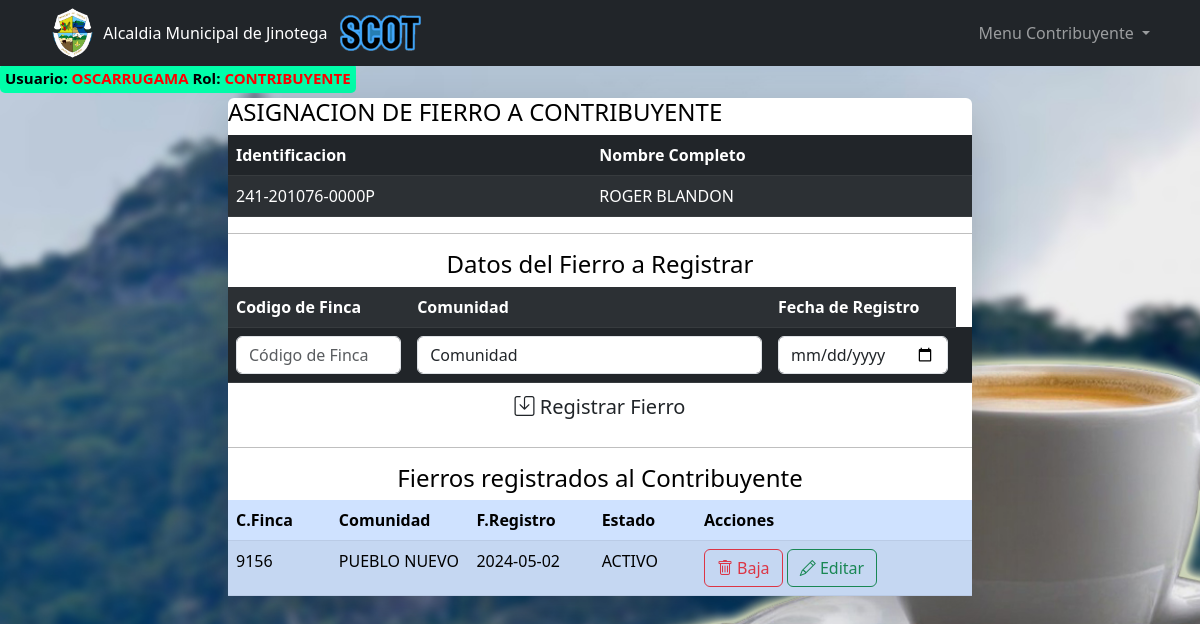
Page /pages/fierros/fierros.php?id=241-201076-0000P (signed in) on the committed database.
### tables this page shows
CREATE TABLE IF NOT EXISTS `usuarios` (
  `idUsuario` int(11) NOT NULL AUTO_INCREMENT,
  `usuario` varchar(50) NOT NULL,
  `password` varchar(100) NOT NULL,
  `rol` varchar(20) NOT NULL,
  `identificacion` varchar(30) NOT NULL,
  `nombre1` varchar(100) NOT NULL,
  `nombre2` varchar(30) DEFAULT NULL,
  `apellido1` varchar(30) NOT NULL,
  `apellido2` varchar(30) DEFAULT NULL,
  `email` varchar(100) DEFAULT NULL,
  `celular` varchar(30) NOT NULL,
  `direccion` varchar(100) DEFAULT NULL,
  `estado` varchar(1) NOT NULL DEFAULT 'A',
  PRIMARY KEY (`idUsuario`)
);

CREATE TABLE IF NOT EXISTS `fierros` (
  `codFinca` varchar(10) NOT NULL,
  `comunidad` varchar(100) DEFAULT NULL,
  `fecRegistro` date DEFAULT NULL,
  `estadoFierro` enum('ACTIVO','INACTIVO') DEFAULT 'ACTIVO',
  PRIMARY KEY (`codFinca`)
);

### pages/fierros/fierros.php (the view, shortened to what this page needs)
<?php include '../../templates/header_menu.php'; ?>
<?php
    $conexion = new Conexion();
    $conn = $conexion->conectar();
    $id = isset($_GET['id']) ? mysqli_real_escape_string($conn, $_GET['id']) : '';
    $sql = sprintf("SELECT * FROM usuarios WHERE rol = 'contribuyente' AND identificacion = '%s'", $id);
    $resultado = mysqli_query($conn, $sql);
    $contribuyentes = [];
    if ($resultado) {
        while ($row = mysqli_fetch_assoc($resultado)) {
            $contribuyentes[] = $row;
        }
    }
    $sqlTributo = sprintf("SELECT F.* FROM Fierros F JOIN Tributos T ON F.codFinca = T.codEntidad WHERE  identificacion = '%s'", $id);
    $resultado = mysqli_query($conn, $sqlTributo);
    $tributos = [];
    if ($resultado) {
        while ($row = mysqli_fetch_assoc($resultado)) {
            $tributos[] = $row;
        }
    }
    $sqlComunidad = sprintf("SELECT * FROM barrios WHERE tipoBarrio = 'COMUNIDAD'", $id);
    $resultado = mysqli_query($conn, $sqlComunidad);
    $comunidades = [];
    if ($resultado) {
        while ($row = mysqli_fetch_assoc($resultado)) {
            $comunidades[] = $row;
        }
    }
?>
<div class="container d-flex justify-content-center align-items-center full-height mt-2">
    <div class="col-md-8 shadow-lg bg-white rounded">
    <h4>ASIGNACION DE FIERRO A CONTRIBUYENTE</h4>
    <form action="registrar.php" method="POST">
        <table class="mt-2 mb-0 table table-dark table-striped">
            <thead>
                <tr>
                    <th>Identificacion</th>
                    <th>Nombre Completo</th>
                </tr>
            </thead>
            <tbody>
                <?php foreach ($contribuyentes as $contribuyente): ?>
                <tr>
                    <td id="ident"><?php echo htmlspecialchars($contribuyente['identificacion']); ?></td>
                    <td><?php echo htmlspecialchars($contribuyente['nombre1']); ?> <?php echo htmlspecialchars($contribuyente['apellido1']); ?></td>
                </tr>
                <?php endforeach; ?>
            </tbody>
        </table>
        <hr><h4 class="text-center">Datos del Fierro a Registrar</h4>
        <table class="mt-2 mb-0 table table-dark table-striped">
            <tbody>
                <tr>
                    <th class="col-md-3">Codigo de Finca</th>
                    <th class="col-md-6">Comunidad</th>
                    <th class="col-md-6">Fecha de Registro</th>
                </tr>
                <tr>
                    <td class="col-md-1"><input id="codFinca" name="codFinca" type="text" class="form-control" placeholder="Código de Finca" required></td>
                    <td class="col-md-1">
                        <select id="comunidad" name="comunidad" class="form-control">
                            <?php foreach ($comunidades as $comunidad): ?>
                                <option value="" hidden>Comunidad</option>
                            <?php endforeach; ?>
                        </select>
                    </td>
                    <td class="col-md-4"><input id="fecRegistro" name="fecRegistro" type="date" class="form-control" placeholder="Fecha de Registro"></td>
                    <td><input id="id" name="id" type="text" class="form-control" hidden></td>
                </tr>
            </tbody>
        </table>
        <button type="submit" class="w-100 btn btn-guardar btn-lg"> <i class="bi bi-save"></i> Registrar Fierro </button>
    </form>
    <hr><h4 class="text-center">Fierros registrados al Contribuyente</h4>
    <table class="mt-2 mb-0 table table-primary table-striped">
        <thead>
            <tr>
                <th class="col-md-1">C.Finca</th>
                <th class="col-md-1">Comunidad</th>
                <th class="col-md-1">F.Registro</th>
                <th class="col-md-1">Estado</th>
                <th class="col-md-3">Acciones</th>
            </tr>
        </thead>
        <tbody>
            <?php foreach ($tributos as $tributo): ?>
            <tr>
                <td id="cFinca"><?php echo htmlspecialchars($tributo['codFinca']); ?></td>
                <td id="cFinca"><?php echo htmlspecialchars($tributo['comunidad']); ?></td>
                <td id="cFinca"><?php echo htmlspecialchars($tributo['fecRegistro']); ?></td>
                <td id="cFinca"><?php echo htmlspecialchars($tributo['estadoFierro']); ?></td>
                <td class="col-md-3">
                    <a href="baja.php?codFinca=<?php echo htmlspecialchars($tributo['codFinca']); ?>&id=<?php echo htmlspecialchars($contribuyente['identificacion']); ?>" class="btn btn-outline-danger bi bi-trash" onclick="return confirm('¿Estás seguro de que deseas dar de baja este fierro?');"> Baja</a>
                    <button type="button" class="btnEditar btn btn-outline-success bi bi-pencil" data-bs-toggle="modal" data-bs-target="#modalFierros"> Editar</button>
                </td>
            </tr>
            <?php endforeach; ?>
        </tbody>
    </table>
    </div>
</div>

### templates/header_menu.php (style rules this page uses)
body { background-image: url("/public/Imagenes/FondoX.jpg"); background-size: cover; background-repeat: no-repeat; background-attachment: fixed; color: #000; }

### rows in the picture
usuarios: identificacion "241-201076-0000P", nombre1 "ROGER", apellido1 "BLANDON"
fierros: codFinca "9156", comunidad "PUEBLO NUEVO", fecRegistro "2024-05-02", estadoFierro "ACTIVO"

### other values in the picture
$_SESSION['usuario'] "OSCARRUGAMA"
$_SESSION['rol'] "CONTRIBUYENTE"
